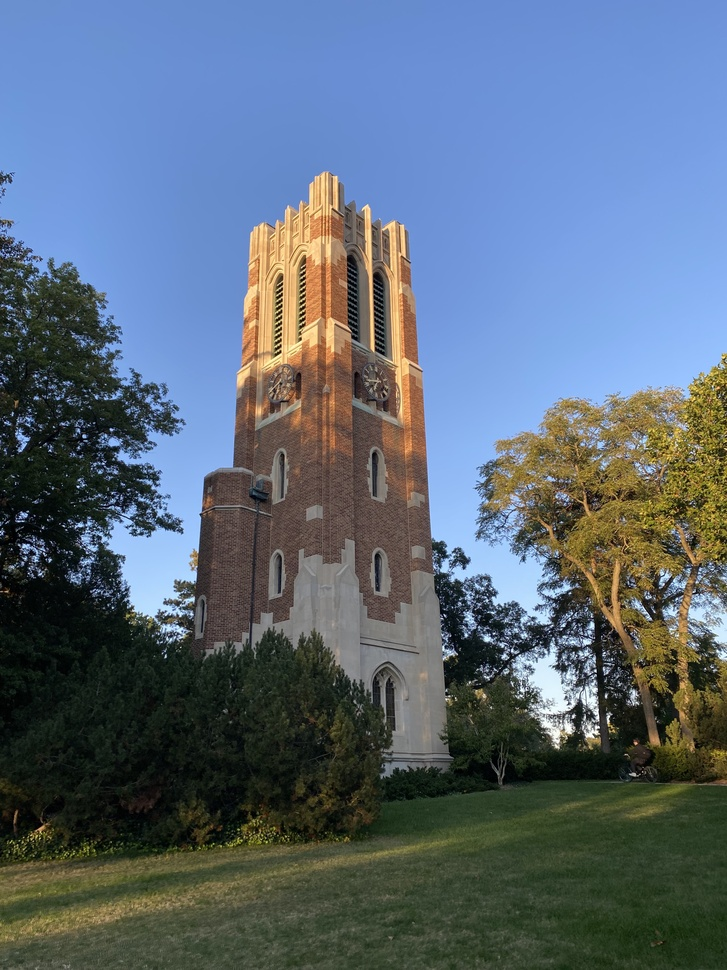
#> input picture beaumont1.jpg, 727 x 970 px, shrunk from 3024 x 4032 before the run
$ jupyter execute --allow-errors 02-Segmentation_in-class-assignment.ipynb   (shell and % lines are left out)
#> lines starting #> are read from the running program, lines starting #| are printed output that depends on the picture
<a href="https://colab.research.google.com/github/colbrydi/Scientific_Image_Understanding/blob/master/02-Segmentation_in-class-assignment.ipynb" target="_parent"></a>

# In-Class Assignment: Segmentation

Image from: http://lapix.ufsc.br/sms/segresults.html

Today we will experiment with the color based thresholding.  You will work in groups to "segment" an image. The instructor will assign a different image and goal to each group.  As a group, figure out how to load the image, which colorspace to use and the best thresholds for segmentation.  Record your final answers at the bottom of the notebook. Your should only need to turn in one notebook per group (make sure you put all of your names at the top).

### Agenda for today's class

1. [Color Based Segmentation](#Color_Spaces_and_Segmentation)
1. [Practice Example](#Practice_Example)

----
<a name="Color_Spaces_and_Segmentation"></a>

# 1. Color Spaces and Segmentation
In this section we are going to explore different colorspaces for images.  Image data is generally represented as matrices of one or three dimentions.  A one dimentional image is a black and white image or grayscale image. A three dimentional image is represented as color.

[cell 1]
#The following code snip-it reads any file from the internet and saves it to your local directory.

from urllib.request import urlopen, urlretrieve
from matplotlib.pylab import plt
import numpy as np
import imageio.v2 as imageio
url = 'https://rcah.msu.edu/_assets/new7983.jpg'
filename = 'beaumont1.jpg'
urlretrieve(url, filename);
#> (this line was passed over: the network is not available in this run)

im = imageio.imread(filename)
#> im is the input picture: shape (970, 727, 3); mean R, G, B 91, 105.4, 120.8
plt.figure(figsize=(20,10));
plt.imshow(im)

## Grayscale Images

A grayscale image is typically one value per pixel and is generally represented as a gray value from black to white.

[cell 2]
import matplotlib.pylab as plt
import skimage.color as color

gray = color.rgb2gray(im)
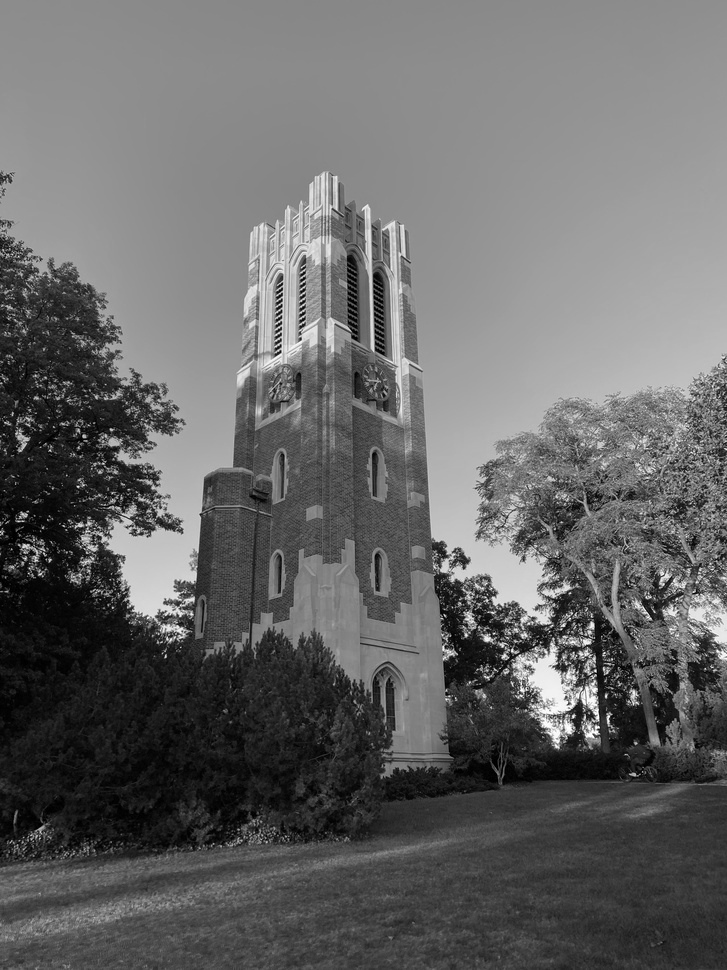
#> gray: shape (970, 727) float64; min 0, max 1, mean 0.406

plt.figure(figsize=(10,5));
plt.imshow(gray, cmap='gray');
plt.axis('off')
plt.colorbar();
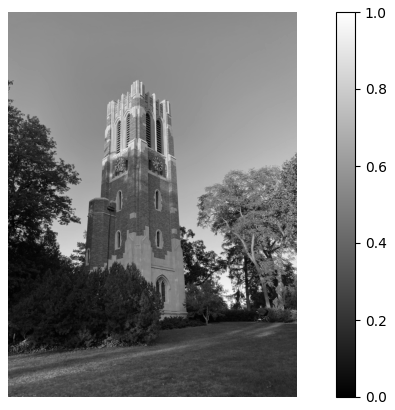
#> figure drawn by matplotlib, 2 panels
#> the sliders are set to im = <module 'ipywidgets.fixed_' fr, gmin = 0.5, gmax = 0.5, __manual = True

# Binary Images
Binary images are those that have only two possible values per pixel; Zero and one, True and False, etc. We can create a binary image using logical operators such as AND (&), OR (|) and NOT (!).  The following code takes two inputs gmin, gmax to make a binary image from the above grayscale image.

&#9989; **<font color=red>DO THIS:</font>** Play with the sliders to adjust how the image is segmented by the minimum and maximum gray value

[cell 3]
from ipywidgets import interactive,fixed

# [9 lines left out: function gray_threshold, not called in this run]

#> (the rest of this cell did not finish here and is left out)

# Red, Green, Blue (RGB) Colorspace

Although not the most efficient way to represent color the RGB colorspace is the most common because it is based on the human eye which has three cells that are each tuned to a color spectrum as follows:

[cell 4]
#Simple loop to print out the red, green and blue channels
names = ['Red', 'Green', 'Blue'];
f, ax = plt.subplots(1, 4,figsize=(20,10));

for c in range(3):
    c_im = np.ubyte(np.zeros(im.shape));
    c_im[:,:,c] = im[:,:,c];
    ax[c].imshow(c_im, cmap='gray');
    ax[c].axis('off')
    ax[c].set_title(names[c])
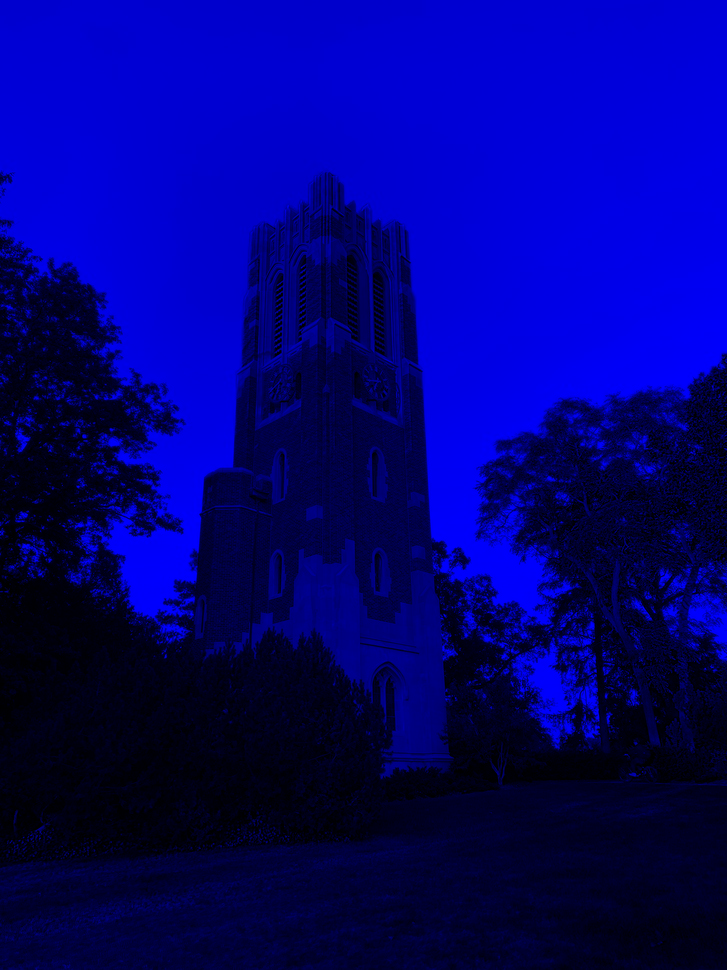
#> c_im: shape (970, 727, 3); mean R, G, B 0, 0, 120.8

ax[3].imshow(im);
ax[3].axis('off');
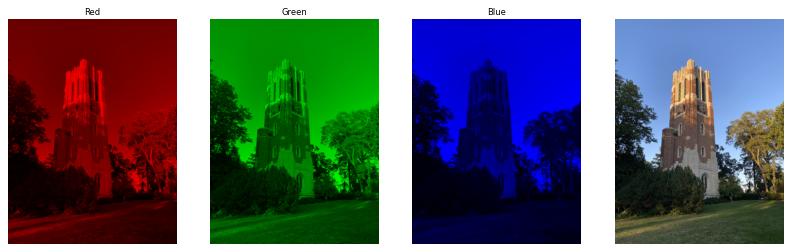
#> figure drawn by matplotlib, 4 panels
#> the sliders are set to im = <module 'ipywidgets.fixed_' fr, rmin = 127, rmax = 127, gmin = 127, gmax = 127, bmin = 127, bmax = 127, __manual = True

The following tool creates slider bars that you can use to play with the bounds on each of the color channels (red, green and blue).

&#9989; **<font color=red>DO THIS:</font>** Move the sliders segment out portions and find the best values that segment different components of the image.

[cell 5]
from ipywidgets import interactive,fixed

# [12 lines left out: function color_threshold, not called in this run]

#> (the rest of this cell did not finish here and is left out)

## The HSV colorspace

There are many alternatives to the RGB colorspace which can represent the exact same values.  For example, the HSV colorspace treats the color as a single value (Hue) and separates the intensity in the second and third channels.  In many applications this can make color based segmentation of images much easier.

Image from: https://dsp.stackexchange.com/questions/30238/what-is-the-difference-between-the-terms-color-intensity-and-color-saturation

[cell 6]
import colorsys
import matplotlib.colors as colors


hsv = color.rgb2hsv(im)
#> hsv: shape (970, 727, 3) float64; mean of channels 0, 1, 2 0.4, 0.407, 0.532
f, (ax1, ax2, ax3, ax4) = plt.subplots(1, 4,figsize=(20,5))
ax1.imshow(hsv[:,:,0], cmap='hsv')
ax1.set_title('Hue - Color')
ax1.set_axis_off()

ax2.imshow(hsv[:,:,1],cmap='gray',vmin=0, vmax=1)
ax2.set_title('Saturation - Amount of Color')
ax2.set_axis_off()

ax3.imshow(hsv[:,:,2],cmap='gray')
ax3.set_title('Value - Brightness')
ax3.set_axis_off()

ax4.imshow(im)
ax4.set_axis_off()
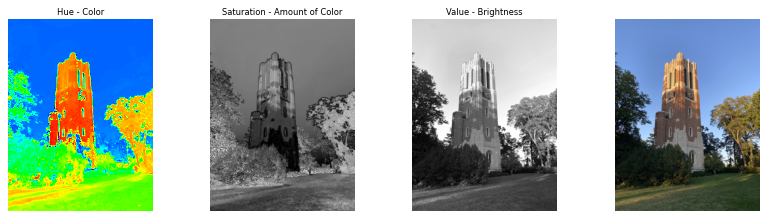
#> figure drawn by matplotlib, 4 panels

The Hue channel by itself is often enough to separate pixels with different colors.

[cell 7]
plt.figure(figsize=(10,5));
plt.imshow(hsv[:,:,0], cmap='hsv');
plt.colorbar();
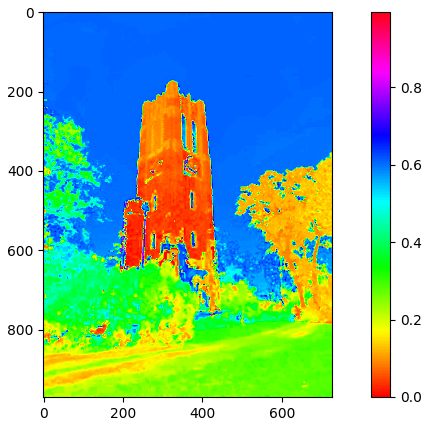
#> figure drawn by matplotlib, 2 panels
#> the sliders are set to im = <module 'ipywidgets.fixed_' fr, hmin = 0.5, hmax = 0.5, __manual = True
#> the sliders are set to im = <module 'ipywidgets.fixed_' fr, hmin = 0.5, hmax = 0.5, smin = 0.5, smax = 0.5, vmin = 127, vmax = 127, __manual = True

[cell 8]
from ipywidgets import interactive,fixed

# [21 lines left out: function hsv_threshold, not called in this run]

#> (the rest of this cell did not finish here and is left out)

Sometimes using all three channels in HSV can make segmentation even easier.

[cell 9]
from ipywidgets import interactive,fixed

# [28 lines left out: function hsv_color_threshold, not called in this run]

#> (the rest of this cell did not finish here and is left out)

----
<a name="Practice_Example"></a>

# 2. Practice Example

&#9989; **<font color=red>DO THIS:</font>** Consider the following example image.  Based on what you have learned segment the image to only include the contents of the petri dish.  Feel free to work with your neighbor and try to figure out the following parts:

- Find color thresholds to generate a binary image with just the dish
- Create a three channel image that removes the background (sets it to black) and only keeps the dish.

Be prepared to share your answer with the class. If you get the dish segmented see if you can then independently segment out the two different bacterial colonies found in the image.

[cell 10]
url = 'https://goo.gl/cebwc1'
file1 = 'Petri_dish1.jpg'
urlretrieve(url, file1)
#> (this line was passed over: the network is not available in this run)

im = imageio.imread(file1)
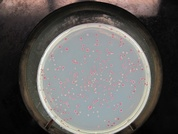
#> input picture Petri_dish1.jpg, 178 x 134 px, shrunk from 740 x 555 before the run
#> im is the input picture: shape (134, 178, 3); mean R, G, B 98.5, 95.9, 94
plt.imshow(im)
